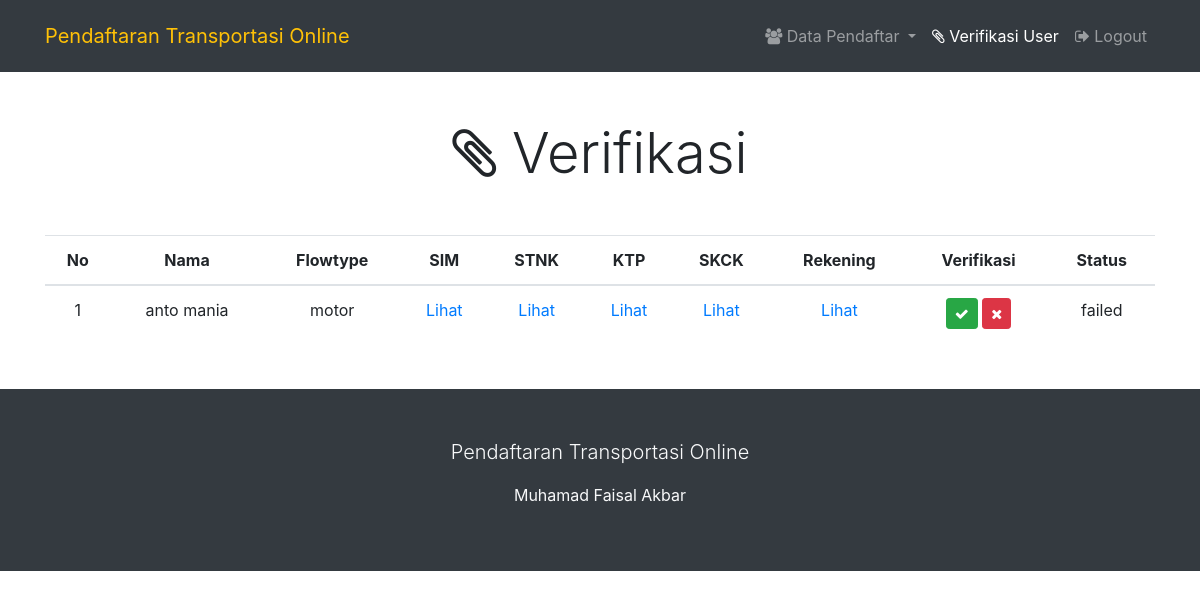
Screenshot of /admin/verifikasi.php (signed in) with the database file from the repository.
### tables this page shows
CREATE TABLE IF NOT EXISTS `verifikasi` (
  `id_ver` int(10) NOT NULL,
  `email` varchar(50) NOT NULL,
  `id_adm` varchar(20) DEFAULT NULL,
  `status` varchar(10) NOT NULL
);

CREATE TABLE IF NOT EXISTS `pendaftar` (
  `email` varchar(50) NOT NULL,
  `nama` varchar(50) NOT NULL,
  `nomor` varchar(15) NOT NULL,
  `kota` varchar(20) NOT NULL,
  `password` varchar(30) NOT NULL,
  `flowtype` varchar(5) NOT NULL,
  `sim` varchar(100) NOT NULL,
  `ktp` varchar(100) NOT NULL,
  `skck` varchar(100) NOT NULL,
  `stnk` varchar(100) NOT NULL,
  `rekening` varchar(100) NOT NULL
);

### admin/verifikasi.php (the view, shortened to what this page needs)
<?php
  require_once('header.php');
?>
<div class="container my-5">
  <p class="display-4 text-center my-5">
    <i class="fa fa-paperclip"></i> Verifikasi
  </p>
  <table class="table table-hover text-center">
    <thead>
      <tr>
        <th scope="col">No</th>
        <th scope="col">Nama</th>
        <th scope="col">Flowtype</th>
        <th scope="col">SIM</th>
        <th scope="col">STNK</th>
        <th scope="col">KTP</th>
        <th scope="col">SKCK</th>
        <th scope="col">Rekening</th>
        <th scope="col">Verifikasi</th>
        <th scope="col">Status</th>
      </tr>
    </thead>
    <?php
    include_once('../config.php');
    $query = "SELECT pendaftar.*, verifikasi.status
              FROM pendaftar
              JOIN verifikasi ON pendaftar.email = verifikasi.email
              WHERE verifikasi.status = 'waiting' OR verifikasi.status = 'failed'
              ORDER BY verifikasi.status DESC;";
    $hasil = mysqli_query($koneksi, $query);
    $no = 1;
    while($data = mysqli_fetch_array($hasil)){
    ?>
    <tbody>
      <tr>
        <td><?=$no;?></td>
        <td><?=$data['nama'];?></td>
        <td><?=$data['flowtype'];?></td>
        <td><a href="../upload/<?=$data['sim'];?>">Lihat</a></td>
        <td><a href="../upload/<?=$data['stnk'];?>">Lihat</a></td>
        <td><a href="../upload/<?=$data['ktp'];?>">Lihat</a></td>
        <td><a href="../upload/<?=$data['skck'];?>">Lihat</a></td>
        <td><a href="../upload/<?=$data['rekening'];?>">Lihat</a></td>
        <td class="text-light">
          <a class="btn btn-success btn-sm" href="../includes/verifikasi.php?email=<?=$data['email'];?>&status=success"><i class="fa fa-check"></i></a>
          <a class="btn btn-danger btn-sm" href="../includes/verifikasi.php?email=<?=$data['email'];?>&status=failed"><i class="fa fa-times"></i></a>
        </td>
        <td><?=$data['status'];?></td>
      </tr>
    </tbody>
    <?php
      $no++;
    }
    ?>
  </table>
</div>
<?php
  require_once('footer.php');
?>

### rows the page displays
verifikasi: email.nama "anto mania", email.flowtype "motor", status "failed"
